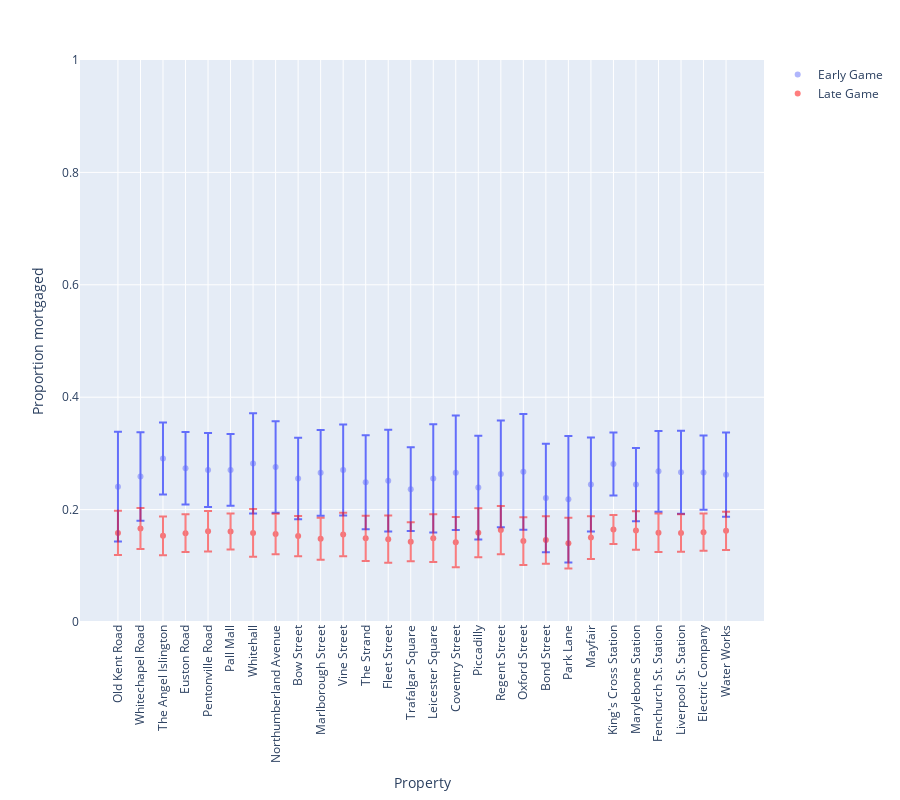

Notebook source saved alongside this figure:
### Code cell
plot_action_proportions(df_mortgage, 'Proportion mortgaged (early game)', 
                        'Proportion mortgaged (late game)', 'Proportion mortgaged')

### Figure 1 — Plotly figure (JSON) as saved in the notebook; plotly's stock layout.template omitted (floating-point values rounded to 4 significant figures)
{"data": [{"error_y": {"array": [0.09765, 0.07887, 0.06418, 0.06451, 0.06598, 0.06392, 0.08918, 0.08148, 0.07249, 0.07628, 0.08106, 0.08363, 0.09055, 0.07457, 0.0962, 0.1017, 0.09232, 0.09512, 0.103, 0.09668, 0.1125, 0.08366, 0.05606, 0.06528, 0.07184, 0.07375, 0.06619, 0.07484]}, "hovertemplate": "Property=%{x}<br>Proportion mortgaged (early game)=%{y}<extra></extra>", "legendgroup": "", "marker": {"color": "#636efa", "opacity": 0.5, "symbol": "circle"}, "mode": "markers", "name": "Early Game", "orientation": "v", "showlegend": true, "type": "scatter", "x": ["Old Kent Road", "Whitechapel Road", "The Angel Islington", "Euston Road", "Pentonville Road", "Pall Mall", "Whitehall", "Northumberland Avenue", "Bow Street", "Marlborough Street", "Vine Street", "The Strand", "Fleet Street", "Trafalgar Square", "Leicester Square", "Coventry Street", "Piccadilly", "Regent Street", "Oxford Street", "Bond Street", "Park Lane", "Mayfair", "King's Cross Station", "Marylebone Station", "Fenchurch St. Station", "Liverpool St. Station", "Electric Company", "Water Works"], "xaxis": "x", "y": [0.2407, 0.2588, 0.291, 0.2734, 0.2705, 0.2707, 0.2822, 0.2757, 0.2553, 0.2654, 0.2705, 0.2487, 0.2515, 0.2364, 0.2556, 0.2655, 0.2392, 0.2635, 0.2672, 0.2207, 0.2184, 0.2446, 0.2813, 0.2445, 0.2681, 0.2666, 0.2658, 0.2622], "yaxis": "y"}, {"error_y": {"array": [0.03919, 0.03663, 0.03432, 0.03359, 0.03608, 0.03191, 0.04247, 0.036, 0.0359, 0.03728, 0.03876, 0.04013, 0.04199, 0.03469, 0.04245, 0.04475, 0.04347, 0.0429, 0.0426, 0.04236, 0.04532, 0.03799, 0.02586, 0.03426, 0.0342, 0.03332, 0.03325, 0.03398]}, "hovertemplate": "Property=%{x}<br>Proportion mortgaged (late game)=%{y}<extra></extra>", "legendgroup": "", "marker": {"color": "red", "symbol": "circle"}, "mode": "markers", "name": "Late Game", "opacity": 0.5, "orientation": "v", "showlegend": true, "type": "scatter", "x": ["Old Kent Road", "Whitechapel Road", "The Angel Islington", "Euston Road", "Pentonville Road", "Pall Mall", "Whitehall", "Northumberland Avenue", "Bow Street", "Marlborough Street", "Vine Street", "The Strand", "Fleet Street", "Trafalgar Square", "Leicester Square", "Coventry Street", "Piccadilly", "Regent Street", "Oxford Street", "Bond Street", "Park Lane", "Mayfair", "King's Cross Station", "Marylebone Station", "Fenchurch St. Station", "Liverpool St. Station", "Electric Company", "Water Works"], "xaxis": "x", "y": [0.1586, 0.1664, 0.1533, 0.158, 0.1614, 0.161, 0.1585, 0.1564, 0.1529, 0.1482, 0.1558, 0.1489, 0.1474, 0.1426, 0.1491, 0.1421, 0.1587, 0.1636, 0.1439, 0.1458, 0.1403, 0.1502, 0.1645, 0.1627, 0.1589, 0.1582, 0.1599, 0.1623], "yaxis": "y"}], "layout": {"height": 800, "legend": {"tracegroupgap": 0}, "margin": {"t": 60}, "xaxis": {"anchor": "y", "domain": [0, 1], "tickangle": -90, "title": {"text": "Property"}}, "yaxis": {"anchor": "x", "domain": [0, 1], "range": [0, 1], "title": {"text": "Proportion mortgaged"}}}}
